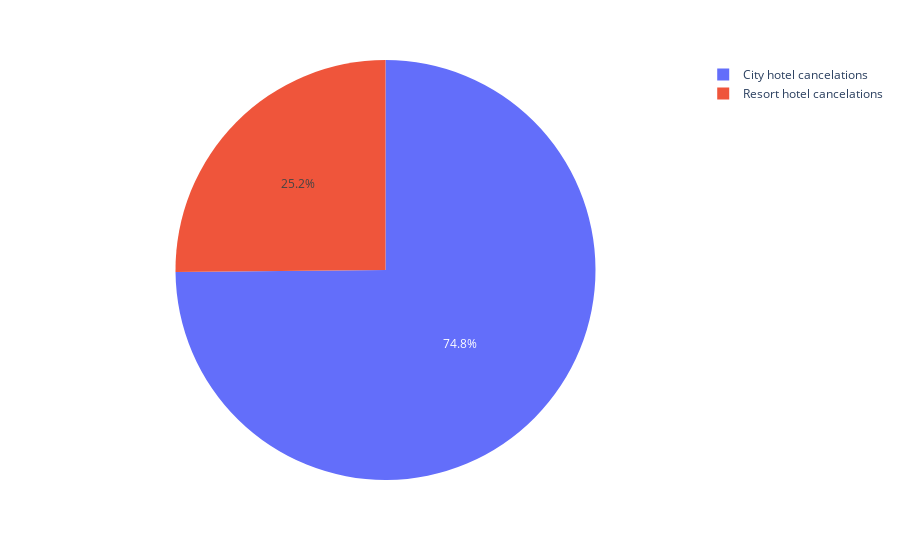

The notebook cell saved with this chart:
### Code cell
### convert entire stats into percentage
px.pie(values=[11120,33079],names=['Resort hotel cancelations','City hotel cancelations'])

### Figure 1 — Plotly figure (JSON) as saved in the notebook; plotly's stock layout.template omitted (floating-point values rounded to 4 significant figures)
{"data": [{"domain": {"x": [0, 1], "y": [0, 1]}, "hovertemplate": "label=%{label}<br>value=%{value}<extra></extra>", "labels": ["Resort hotel cancelations", "City hotel cancelations"], "legendgroup": "", "name": "", "showlegend": true, "type": "pie", "values": [11120, 33079]}], "layout": {"legend": {"tracegroupgap": 0}, "margin": {"t": 60}}}
